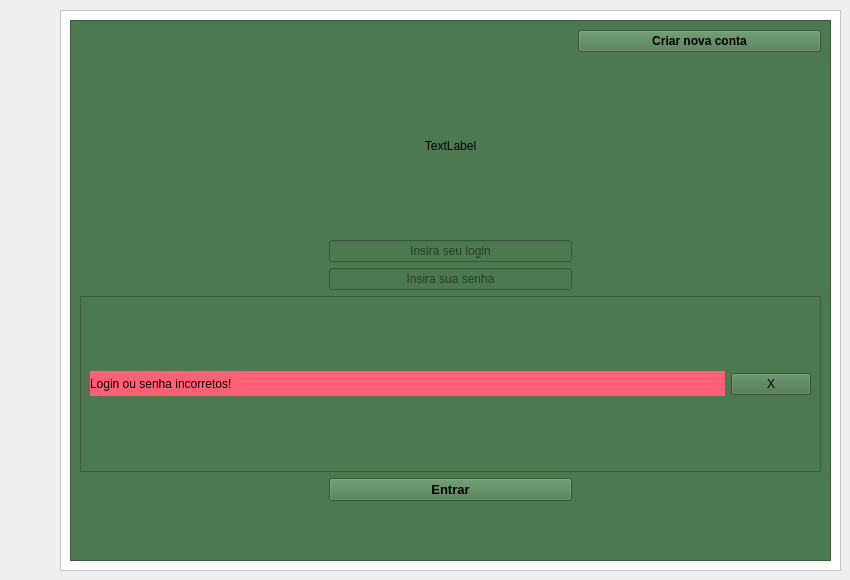
    <widget class="QWidget" name="pag_login">
     <widget class="QFrame" name="frame_15">
      <property name="geometry">
       <rect>
        <x>60</x>
        <y>10</y>
        <width>781</width>
        <height>561</height>
       </rect>
      </property>
      <property name="styleSheet">
       <string notr="true">background-color: rgb(255, 255, 255);</string>
      </property>
      <property name="frameShape">
       <enum>QFrame::StyledPanel</enum>
      </property>
      <property name="frameShadow">
       <enum>QFrame::Raised</enum>
      </property>
      <widget class="QFrame" name="frame_13">
       <property name="geometry">
        <rect>
         <x>10</x>
         <y>10</y>
         <width>761</width>
         <height>541</height>
        </rect>
       </property>
       <property name="styleSheet">
        <string notr="true">background-color: rgb(76, 121, 80);</string>
       </property>
       <property name="frameShape">
        <enum>QFrame::StyledPanel</enum>
       </property>
       <property name="frameShadow">
        <enum>QFrame::Raised</enum>
       </property>
       <layout class="QGridLayout" name="gridLayout_28">
        <item row="1" column="1">
         <widget class="QLabel" name="label_icon_login">
          <property name="sizePolicy">
           <sizepolicy hsizetype="Minimum" vsizetype="Ignored">
            <horstretch>0</horstretch>
            <verstretch>0</verstretch>
           </sizepolicy>
          </property>
          <property name="text">
           <string>TextLabel</string>
          </property>
          <property name="alignment">
           <set>Qt::AlignCenter</set>
          </property>
         </widget>
        </item>
        <item row="1" column="2">
         <spacer name="horizontalSpacer_4">
          <property name="orientation">
           <enum>Qt::Horizontal</enum>
          </property>
          <property name="sizeHint" stdset="0">
           <size>
            <width>40</width>
            <height>20</height>
           </size>
          </property>
         </spacer>
        </item>
        <item row="2" column="1">
         <widget class="QLineEdit" name="line_edit_login">
          <property name="focusPolicy">
           <enum>Qt::StrongFocus</enum>
          </property>
          <property name="alignment">
           <set>Qt::AlignCenter</set>
          </property>
          <property name="placeholderText">
           <string>Insira seu login</string>
          </property>
         </widget>
        </item>
        <item row="3" column="1">
         <widget class="QLineEdit" name="line_edit_senha">
          <property name="focusPolicy">
           <enum>Qt::StrongFocus</enum>
          </property>
          <property name="echoMode">
           <enum>QLineEdit::Password</enum>
          </property>
          <property name="alignment">
           <set>Qt::AlignCenter</set>
          </property>
          <property name="placeholderText">
           <string>Insira sua senha</string>
          </property>
         </widget>
        </item>
        <item row="0" column="2">
         <widget class="QPushButton" name="criar_nova_conta">
          <property name="font">
           <font>
            <pointsize>9</pointsize>
            <weight>75</weight>
            <bold>true</bold>
           </font>
          </property>
          <property name="styleSheet">
           <string notr="true">background-color: rgb(74, 118, 77);</string>
          </property>
          <property name="text">
           <string>Criar nova conta</string>
          </property>
         </widget>
        </item>
        <item row="1" column="0">
         <spacer name="horizontalSpacer_3">
          <property name="orientation">
           <enum>Qt::Horizontal</enum>
          </property>
          <property name="sizeHint" stdset="0">
           <size>
            <width>40</width>
            <height>20</height>
           </size>
          </property>
         </spacer>
        </item>
        <item row="4" column="0" colspan="3">
         <widget class="QFrame" name="frame_erro_login">
          <property name="frameShape">
           <enum>QFrame::StyledPanel</enum>
          </property>
          <property name="frameShadow">
           <enum>QFrame::Raised</enum>
          </property>
          <layout class="QHBoxLayout" name="horizontalLayout_3">
           <item>
            <widget class="QLabel" name="label_erro_login">
             <property name="sizePolicy">
              <sizepolicy hsizetype="MinimumExpanding" vsizetype="Fixed">
               <horstretch>0</horstretch>
               <verstretch>0</verstretch>
              </sizepolicy>
             </property>
             <property name="minimumSize">
              <size>
               <width>0</width>
               <height>25</height>
              </size>
             </property>
             <property name="styleSheet">
              <string notr="true">background-color: rgb(255, 96, 117);</string>
             </property>
             <property name="text">
              <string>Login ou senha incorretos!</string>
             </property>
            </widget>
           </item>
           <item>
            <widget class="QPushButton" name="pushButton_fechar_msg_login">
             <property name="styleSheet">
              <string notr="true">background-color: rgb(70, 111, 73);</string>
             </property>
             <property name="text">
              <string>X</string>
             </property>
            </widget>
           </item>
          </layout>
         </widget>
        </item>
        <item row="5" column="1">
         <widget class="QPushButton" name="push_button_entrar">
          <property name="font">
           <font>
            <pointsize>10</pointsize>
            <weight>75</weight>
            <bold>true</bold>
           </font>
          </property>
          <property name="styleSheet">
           <string notr="true">background-color: rgb(74, 118, 77);</string>
          </property>
          <property name="text">
           <string>Entrar</string>
          </property>
         </widget>
        </item>
        <item row="6" column="1">
         <spacer name="verticalSpacer_21">
          <property name="orientation">
           <enum>Qt::Vertical</enum>
          </property>
          <property name="sizeType">
           <enum>QSizePolicy::Maximum</enum>
          </property>
          <property name="sizeHint" stdset="0">
           <size>
            <width>6</width>
            <height>50</height>
           </size>
          </property>
         </spacer>
        </item>
       </layout>
      </widget>
     </widget>
    </widget>
